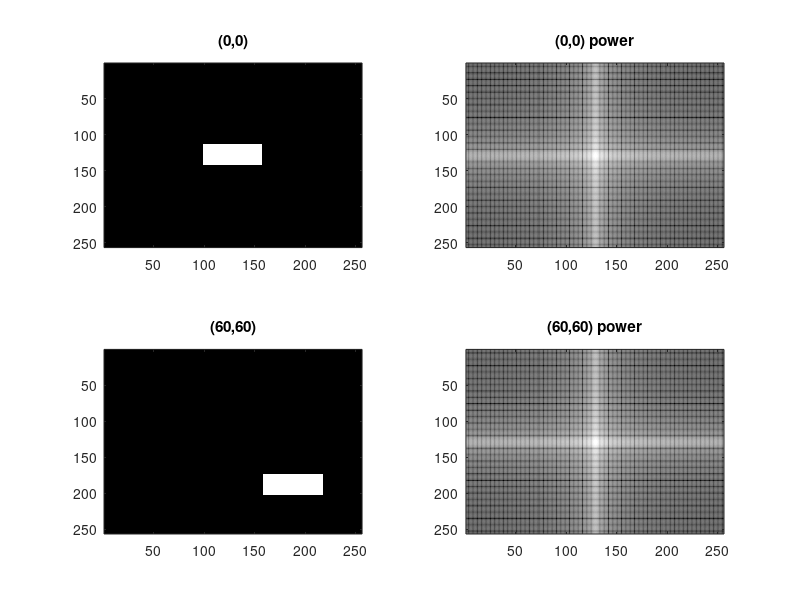

This chart was generated by the following MATLAB code:

clear;
close all;

height = 256;
width = 256;

img00 = zeros(height,width);
img6060 = zeros(height,width);

centerH = height/2;
centerW = width/2;

for y = 1:height
    for x = 1:width
        if(y > centerH-15 && y < centerH+15 && x > centerW - 30 && x < centerW + 30)
            img00(y,x) = 1;
        end
        
        if(y > centerH-15+60 && y < centerH+15+60 && x > centerW - 30+60 && x < centerW + 30+60)
                img6060(y,x) = 1;
        end
    end
end


%img -> freq
img00Freq = fft2(img00);
img6060Freq = fft2(img6060);

shifted00 = fftshift(img00Freq);
shifted6060 = fftshift(img6060Freq);

%get power
img00Power = abs(shifted00).^2;
img6060power = abs(shifted6060).^2;

%{
figure;
colormap(gray);
imagesc(img00);

figure;
colormap(gray);
imagesc(img6060);

figure;
colormap(gray);
imagesc(log(img00Power));

figure;
colormap(gray);
imagesc(log(img6060power));
%}

figure;
subplot(2,2,1);
colormap(gray);
imagesc(img00);
title('(0,0)');

subplot(2,2,2);
colormap(gray);
imagesc(log(img00Power));
title('(0,0) power');

subplot(2,2,3);
colormap(gray);
imagesc(img6060);
title('(60,60)');

subplot(2,2,4);
colormap(gray);
imagesc(log(img6060power));
title('(60,60) power');


